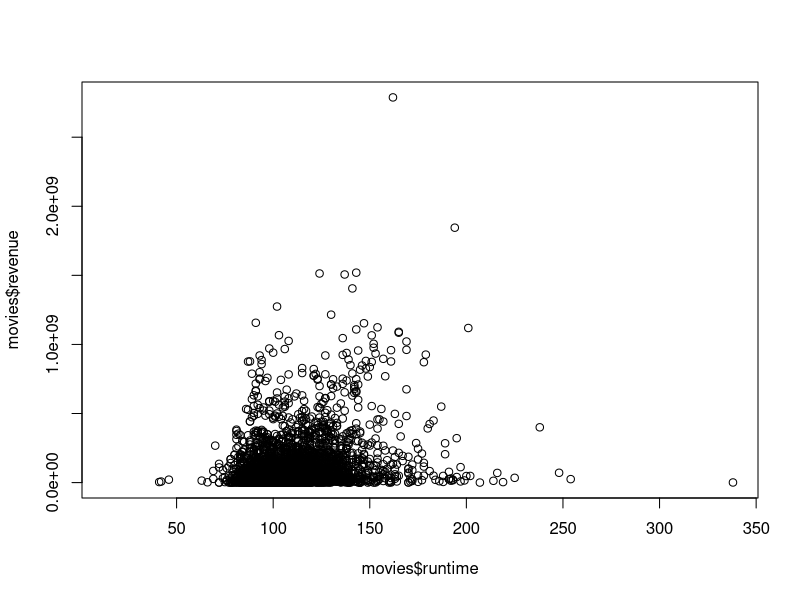
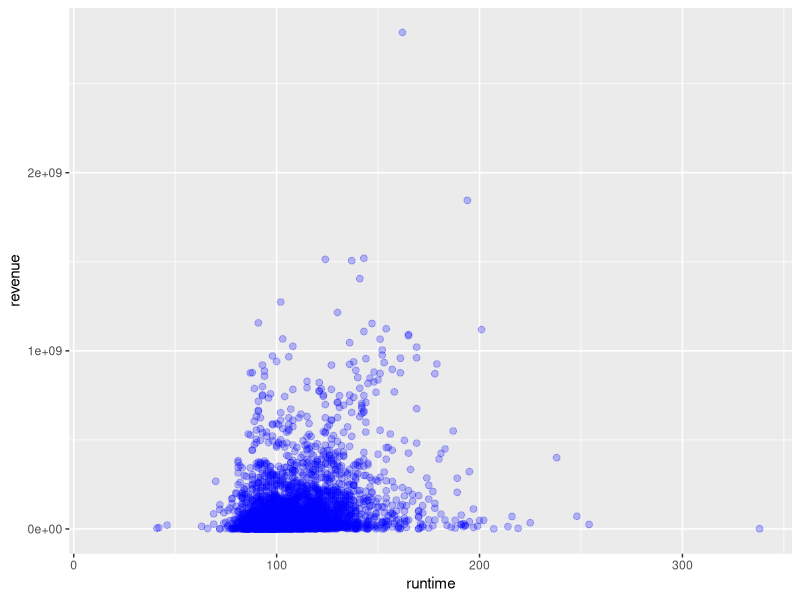
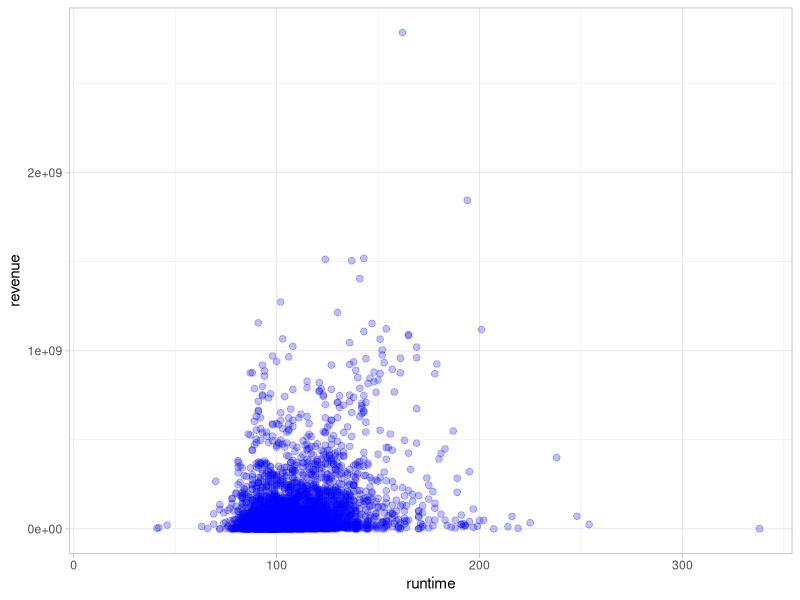
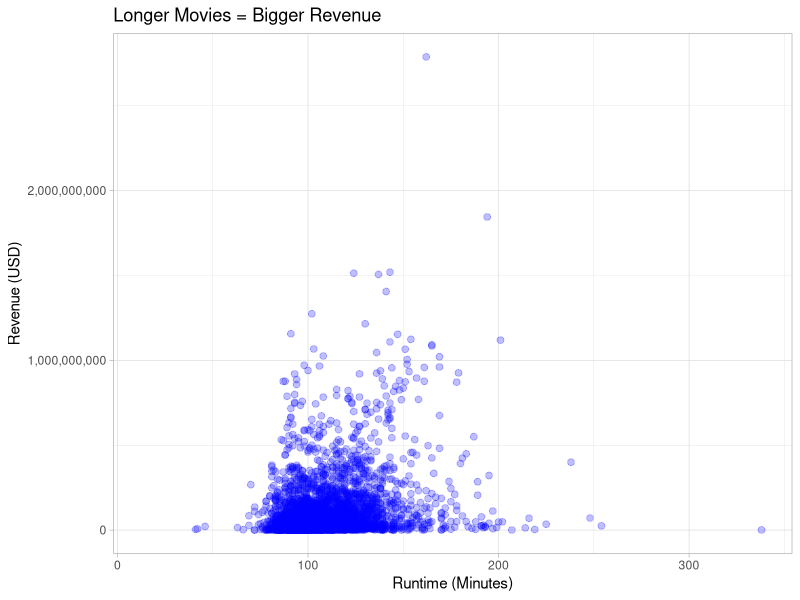
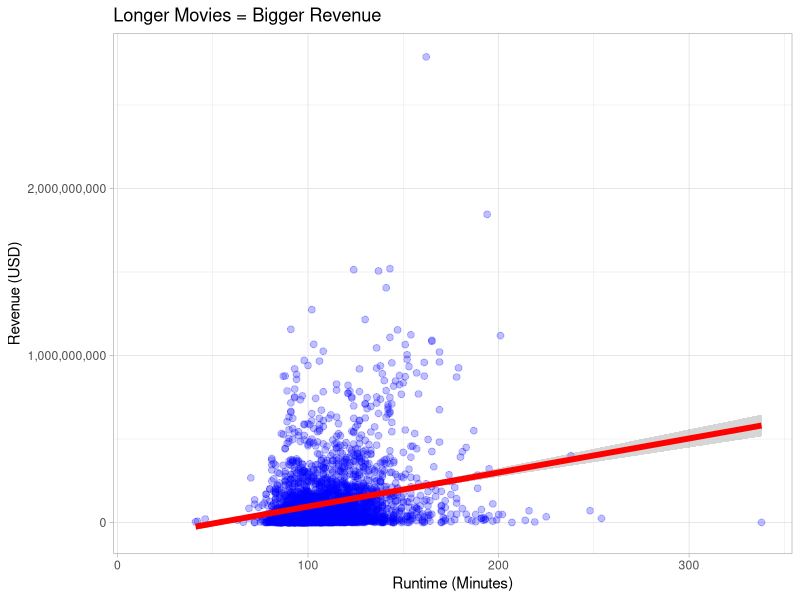

Here is the R script that generated these plots, in order:
## ---- chunk 1
knitr::opts_chunk$set(echo = TRUE)
## ---- chunk 2

# load packages
library(tidyverse)

# functions
select <- dplyr::select

# read in data
movies <- read.csv('../data/clean/movies.csv')

## ---- chunk 3
# base R uses indexing. Indexing in R is read as...
# "dataframe[row, column]"
# so, you can read this as "take the dataframe 'runtime', return the values for the rows that match the boolean test 'revenue = 0', in the column 'revenue', then overwrite this with NA"
movies[movies$revenue == 0, 'revenue'] <- NA

# another way I often use to recode is tidyverse function case_when
# this is useful if I have to recode multiple values in a column
movies <- movies %>%
  mutate(runtime = case_when(   
    runtime == 0 ~ NA_integer_, 
    TRUE ~ runtime
  ))

# this can be read as...
# mutate an existing column of 'runtime' (this will overwrite it)
# if the test 'runtime = 0' is saisfied, replace it with NA_integer_
# otherwise, just replace it with the existing value in the runtime column


## ---- chunk 4
# plot using base R
plot(movies$runtime, movies$revenue)

## ---- chunk 5
cor.test(movies$runtime, movies$revenue)
## ---- chunk 6
# if you want to check the arguments for ggplot, you can run ?ggplot

# we will save out graph to object called 'p'
p <- ggplot(movies, aes(x = runtime, y = revenue)) +
  geom_point(
    color = 'blue',
    size = 2,
    alpha = .25)      # alpha adjusts the transparency

# output the plot
p

## ---- chunk 7
# update theme
p <- p + theme_light()

p

## ---- chunk 8

# remove scientific notation from y-axis
p <- p + scale_y_continuous(labels = scales::comma)


# add a title
p <- p + labs(title = 'Longer Movies = Bigger Revenue')

# rename x- and y-axis labels
p <- p + labs(y = 'Revenue (USD)',
              x = 'Runtime (Minutes)')

# plot updated p
p

## ---- chunk 9
# add fitted line
p + stat_smooth(
  method = 'lm',  # linear model
  formula = y ~ x,
  size = 2,
  color = 'red')

